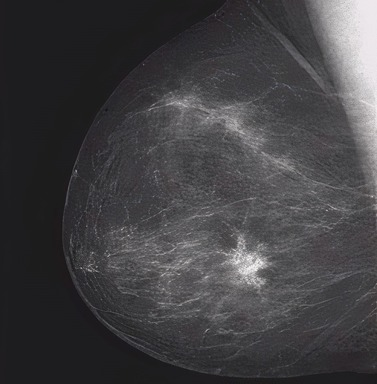
#> input picture Transformasi-Negatif/mammogram.jpg, 377 x 384 px
$ jupyter execute Untitled.ipynb
#> lines starting #> are read from the running program, lines starting #| are printed output that depends on the picture
# Transformasi Negatif

[cell 1]
import cv2

## Mengambil Gambar

[cell 2]
img = cv2.imread("mammogram.jpg", 0)
#> img: shape (384, 377); min 20, max 243, mean 65.1

## Trasformasi Gambar ke Negatif

[cell 3]
img_1 = 255 - img
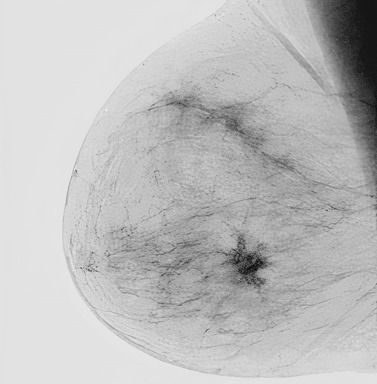
#> img_1: shape (384, 377); min 12, max 235, mean 189.9
